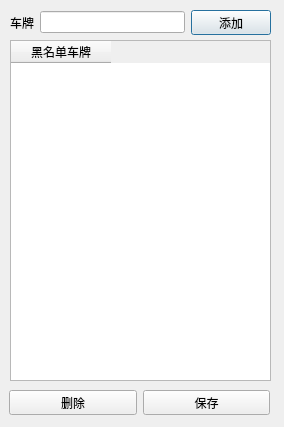
<?xml version="1.0" encoding="UTF-8"?>
<ui version="4.0">
 <class>CDlgBlacklist</class>
 <widget class="QDialog" name="CDlgBlacklist">
  <property name="geometry">
   <rect>
    <x>0</x>
    <y>0</y>
    <width>284</width>
    <height>427</height>
   </rect>
  </property>
  <property name="minimumSize">
   <size>
    <width>284</width>
    <height>427</height>
   </size>
  </property>
  <property name="maximumSize">
   <size>
    <width>284</width>
    <height>427</height>
   </size>
  </property>
  <property name="windowTitle">
   <string>黑名单车牌配置</string>
  </property>
  <widget class="QTableWidget" name="tableWidget">
   <property name="geometry">
    <rect>
     <x>10</x>
     <y>40</y>
     <width>261</width>
     <height>341</height>
    </rect>
   </property>
   <column>
    <property name="text">
     <string>黑名单车牌</string>
    </property>
   </column>
  </widget>
  <widget class="QWidget" name="layoutWidget">
   <property name="geometry">
    <rect>
     <x>10</x>
     <y>10</y>
     <width>261</width>
     <height>25</height>
    </rect>
   </property>
   <layout class="QHBoxLayout" name="horizontalLayout">
    <item>
     <widget class="QLabel" name="label">
      <property name="text">
       <string>车牌</string>
      </property>
     </widget>
    </item>
    <item>
     <widget class="QLineEdit" name="edtPlate"/>
    </item>
    <item>
     <widget class="QPushButton" name="btnAdd">
      <property name="text">
       <string>添加</string>
      </property>
     </widget>
    </item>
   </layout>
  </widget>
  <widget class="QWidget" name="">
   <property name="geometry">
    <rect>
     <x>9</x>
     <y>390</y>
     <width>261</width>
     <height>25</height>
    </rect>
   </property>
   <layout class="QHBoxLayout" name="horizontalLayout_2">
    <item>
     <widget class="QPushButton" name="btnDelete">
      <property name="text">
       <string>删除</string>
      </property>
     </widget>
    </item>
    <item>
     <widget class="QPushButton" name="btnSave">
      <property name="text">
       <string>保存</string>
      </property>
     </widget>
    </item>
   </layout>
  </widget>
 </widget>
 <resources/>
 <connections/>
</ui>
